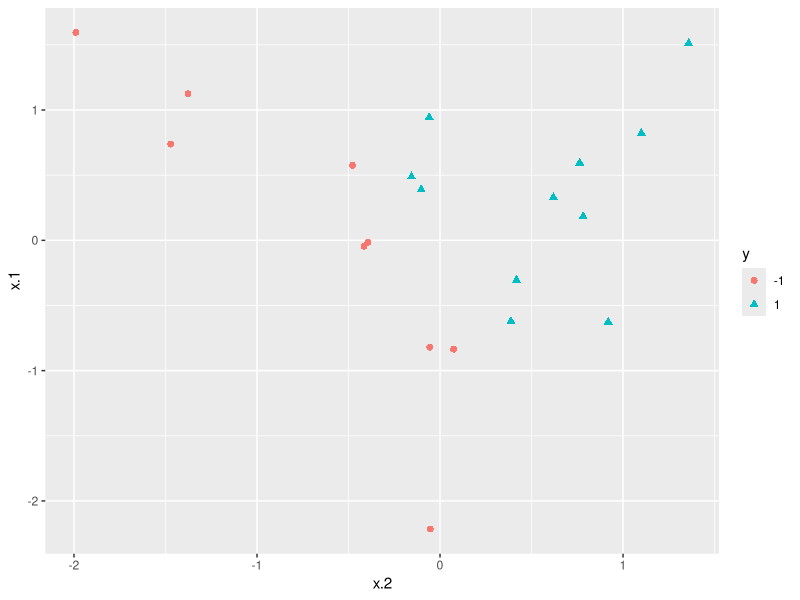
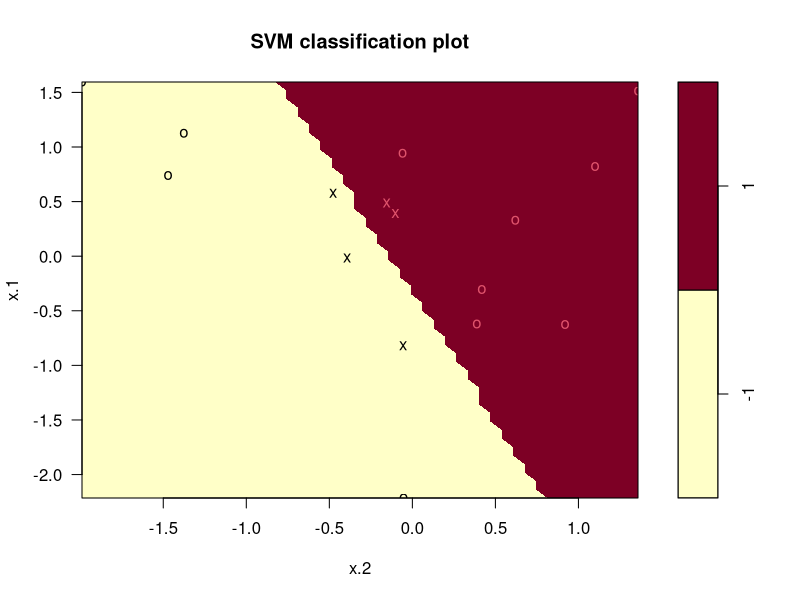
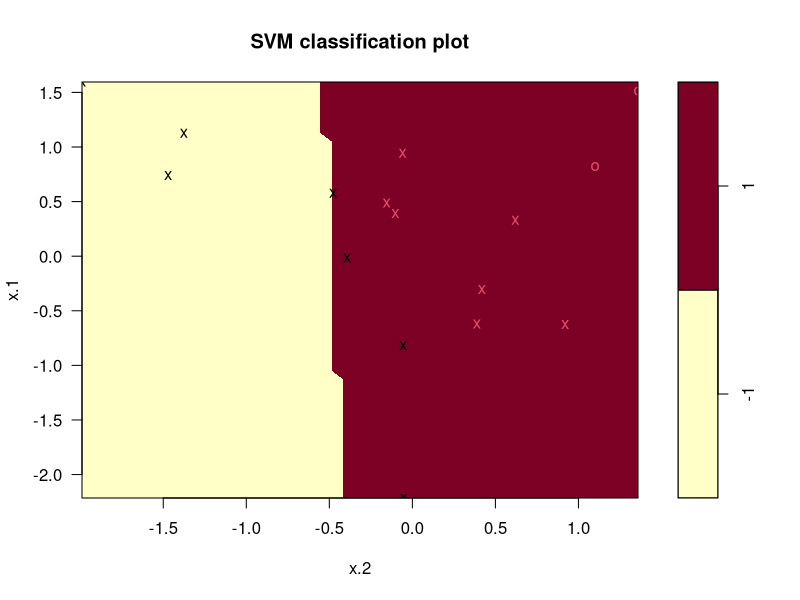
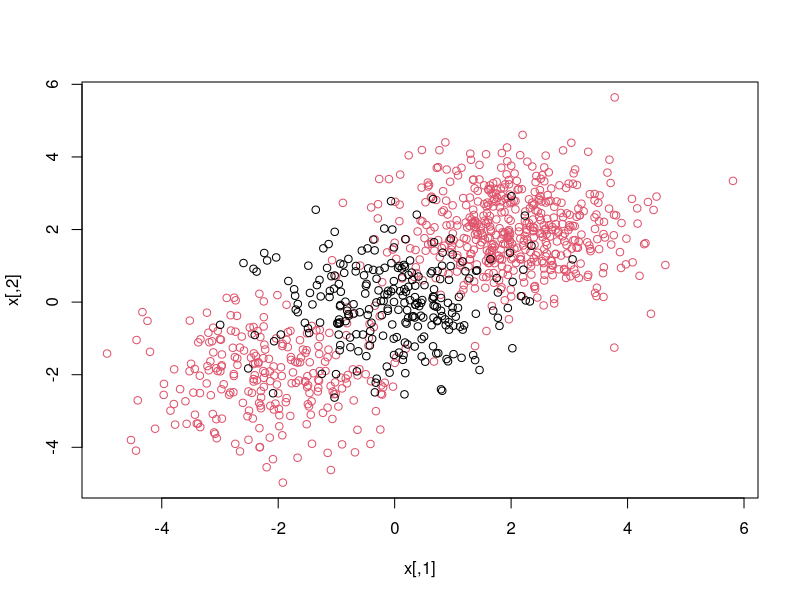
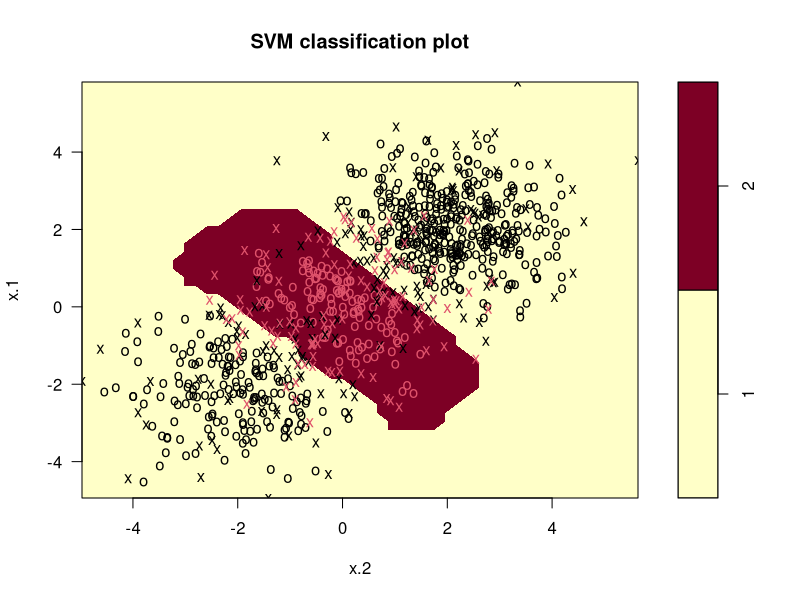
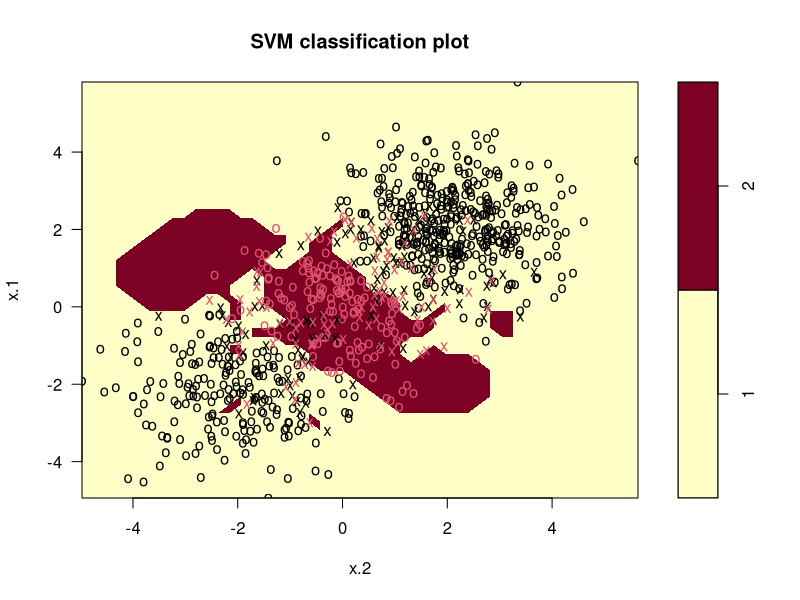
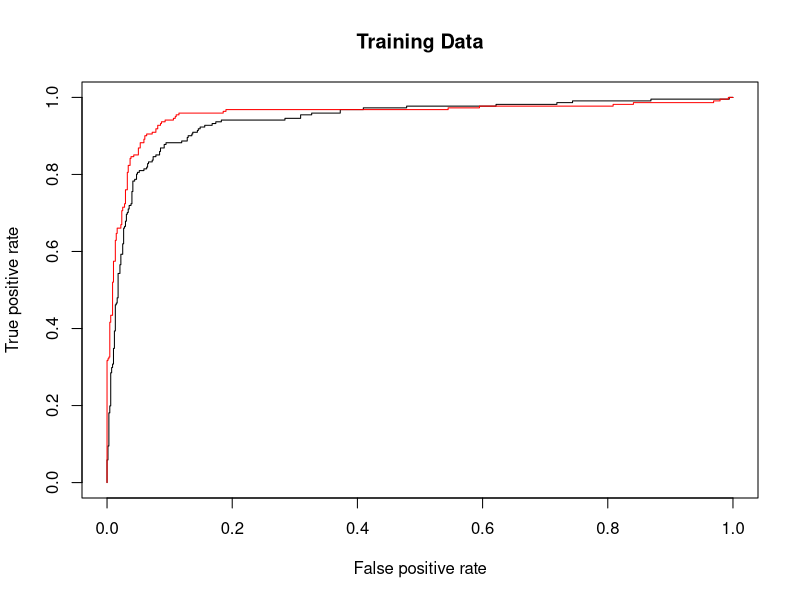
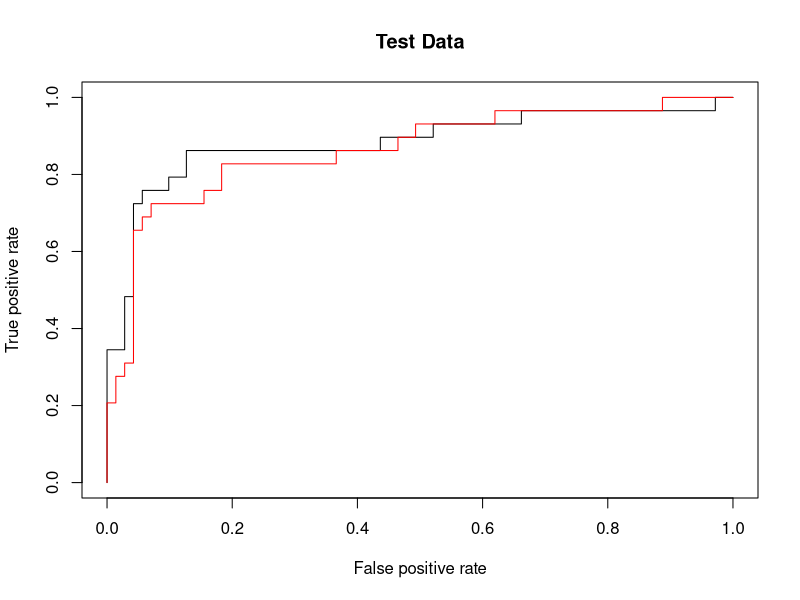

These charts were generated, in order, by the following R code:
####################
# PSC 8185: ML4SS
# Session 8: Support Vector Machines
# March 21, 2022
# Author: Iris Malone
####################

rm(list=ls(all=TRUE))
library (e1071) #svm package
library(ggplot2)
#########################
## MAXIMAL MARGIN CLASSIFIER
#########################

#if linear separable data, then we can use maximal margin

set.seed (1)
x <- matrix(rnorm(20*2), ncol = 2)

#create artificial linear relationship demarcated by -1 or +1
y = ifelse(x[,1] + 2*x[,2]>0, 1, -1)

#svm requires factor variable for classification

df = data.frame(x = x, y
                = as.factor (y))
head(df)
# are the classes linearly separable?
# Plot data
ggplot(data = df, aes(x = x.2, y = x.1, color = y, shape = y)) + 
  geom_point(size = 2) 
#note infinite number hyperplanes

# taking sample of 16 datapoints in training set
train_ind = sample(20, 16)

train = df[train_ind, ]
test = df[-train_ind, ]
dim(train)
dim(test)
# fitting the model
?svm #options

set.seed(1234)
svmfitlinear = svm(
  y~.,
  data = train,
  kernel ="linear", #tells it to use linear kernel (which is basic classifier)
  cost = 10, #tuning parameter
  scale = FALSE) #tells model not to scale and standardize

names(svmfitlinear)
#see different outputs -mostly just ways to tune model (kernel, cost, degree, epsilon)

#plotting
plot(svmfitlinear, train)
#points with “X” are the support vectors (points that affect hyperplane)
#The points marked with an “o” are the other points (no affect hyperplane) 
summary(svmfitlinear)
#tells us 5 support vectors, 3 in one class (yellow) and 2 in the other (red)

#Modification: Use smaller value of the cost parameter

svmfitlinear = svm(
  y~.,
  data = train,
  kernel ="linear", #tells it to use linear kernel (which is basic classifier)
  cost = 0.1, #tuning parameter
  scale = FALSE) #tells model not to scale and standardize


#plotting
plot(svmfitlinear, train)

summary(svmfitlinear) 
#obtain larger number of support vectors (because margin is wider)


########################
## TUNING HYPERPARAMETER BUDGET
########################

#e1071 library has built-in function
set.seed (1234)
tune.out = tune(svm,
                y~.,
                data = train,
                kernel ="linear",
                #feed grid of values to tune cost
                ranges = list(cost = c(0.001, 0.01, 0.1, 1, 5, 100)))
summary(tune.out)
#see cross-validation results
#finds best cost function is 5 with minimal error 0 (because perfectly separable)

#like lasso/ridge, identify best model by CV and use that for prediction
bestmod = tune.out$best.model
summary(bestmod)

predict = predict(bestmod, test)

#evaluate predictive performance
require(caret)
confusionMatrix(predict, test$y, positive="1")

########################
## SUPPORT VECTOR CLASSIFIER
########################

#######################
## use support vector to model non-linear relationship
#######################

#create data with a non-linear boundary
set.seed (1)
x = matrix (rnorm (1000 * 2) , ncol = 2)
x[1:500 , ] = x[1:500 , ] + 2
x[501:750 , ] = x[501:750 , ] - 2
y = c(rep (1 , 750) , rep (2 , 250))
df = data.frame(x = x, 
                y = as.factor (y))


# plotting shows that the class boundary is non-linear
plot(x, col = (3 - y))

# taking sample of 100 datapoints in training set
train_ind = sample(1000,900)

train = df[train_ind, ]
test = df[-train_ind, ]

#############
# RADIAL KERNEL
##############

svmfitradial = svm(
  y~.,
  data = train,
  kernel ="radial", #tells it to use radial kernel (which is basic classifier)
  gamma=1, #gamma constant
  cost = 1, #tuning parameter
  scale = FALSE) #tells model not to scale and standardize

#plotting shows that SVM has non-linear boundary
plot(svmfitradial, train)
#see radial shape
#x shows us # support vectors 

summary(svmfitradial) 
#find 264 total support vectors

#increasing the cost parameter can reduce the number of training errors
svmfitradial = svm(
  y~.,
  data = train,
  kernel ="radial", #tells it to use radial kernel (which is basic classifier)
  gamma=1, #gamma constant
  cost = 1e5, #tuning parameter
  scale = FALSE) #tells model not to scale and standardize

#plotting shows that SVM has non-linear boundary
plot(svmfitradial , train)

summary(svmfitradial)

################
## CROSS-VALIDATION
set.seed(1234)
#can tune both constant gamma parameter and cost function
tune.out = tune(svm ,
                y~.,
                data = train,
                kernel ="radial",
                ranges = list(cost = c(0.001 , 0.01, 0.1, 1, 5, 10, 100),
                              gamma = c(0.5, 1, 2, 3, 4))) #two different tuning parameters
summary(tune.out)
#see cross-validation results
#best model has cost 0.1 and gamma 1
tune.out$best.parameters

#like lasso/ridge, identify best model by CV and use that for prediction
bestmod = tune.out$best.model

#best mod has 156, 153
summary(bestmod)

predict = predict(bestmod, test)

#evaluate predictive performance
require(caret)
confusionMatrix(predict, test$y)
#see misclassifications



########################
## ROC CURVES
########################
library(ROCR)

#write function to get roc plots 
rocplot = function (pred , truth , ...) {
  predob = prediction (pred , truth)
  perf = performance (predob ,"tpr","fpr")
  plot(perf , ...)
}

#do optimal model
svmfit.opt = svm(
  y~.,
  data = train,
  kernel ="radial",
  gamma = 1,
  cost = 0.1,
  decision.values = T
)
#decision values TRUE means we want it to return a vector of predictions (on training)

fitted =attributes(predict(svmfit.opt , #model
                             train, #newdata 
                             decision.values =TRUE))$decision.values 

rocplot(1-fitted, train["y"], main="Training Data")


#increase gamma to see even more flexible model
svmfit.flex = svm(
  y~.,
  data = train,
  kernel ="radial",
  gamma = 50,
  cost = 0.1,
  decision.values = T
)

fitted =attributes (predict (svmfit.flex , #model
                             train, #newdata 
                             decision.values =TRUE))$decision.values

rocplot(1-fitted, train["y"], add=T, col="red")

#see slightly better AUC when we increase model flexibility 
#(allow for more misclassifications)

#plot ROC for test data

fitted.test =attributes (predict (svmfit.opt , #model
                             test, #newdata 
                             decision.values =TRUE))$decision.values

fitted.test.flex =attributes (predict (svmfit.flex , #model
                                  test, #newdata 
                                  decision.values =TRUE))$decision.values

rocplot(1-fitted.test, test["y"], main="Test Data")
rocplot(1-fitted.test.flex, test["y"], add=T, col="red")
#see increased flexibility doesn't result in as good ROC for test data

#alternative way to get ROC/AUC

#for test data
require(pROC)
test$pred = 1-fitted.test.flex
rf.roc.oos = roc(as.numeric(test$y), test$pred)
plot(test$y, test$pred)
auc(rf.roc.oos) #AUC 
ggroc(list(rf.roc.oos),aes=c("linetype"), legacy.axes=T)  + theme_light() + 
  geom_segment(aes(x = 0, xend = 1, y = 0, yend = 1), color="darkgrey", linetype="dashed") + 
  theme(legend.box.background = element_rect(color="black", size=0.5),
        legend.position="bottom", legend.text=element_text(size=12))

########################
## MULTI-CLASS
########################
set.seed(1234)
# creating a matrix from normal distribution of dimentions 50*2
x = rbind(x, matrix(rnorm(500*2), ncol=2))
# creating a variable y 
y = c(y, rep(0,500))
# applying some transformation
x[y==0,2]=x[y==0,2]+2
#creating data frame 
df = data.frame(x=x, y=as.factor(y))


# taking sample of 100 datapoints in training set
train_ind = sample(1000,900)

train = df[train_ind, ]
test = df[-train_ind, ]

par(mfrow=c(1,1))
# plotting matrix
plot(x,col=(y+1))

# fitting the model
svmfitmulticlass=svm(y~., 
           data=train, 
           kernel="radial", 
           cost=10, 
           gamma=1)

# plotting the model
plot(svmfitmulticlass, train)


predict = predict(svmfitmulticlass, test)


#evaluate predictive performance
require(caret)
confusionMatrix(predict, test$y)
#radial is actually doing a pretty good job classifying multiclass
#very high sensitivity and specificity scores

######################
## REAL-WORLD EXAMPLE
######################
# Load the data
data("PimaIndiansDiabetes2", package = "mlbench")
#health data of Pima Native Americans; 
#outcome is whether they had diabetes; 
#predictors = different potential risk factors

pima.data = na.omit(PimaIndiansDiabetes2)

#scale the data to standardize
pima.scale = as.data.frame(scale(pima.data[,-9]))

#visualize the data
require(reshape2)
pima.scale$diabetes = pima.data$diabetes

pima.scale.melt = melt(pima.scale, id.var="diabetes")
#boxplot of different attributes
ggplot(data=pima.scale.melt, aes(x=diabetes, y=value)) +geom_boxplot()+facet_wrap(~variable, ncol=2)

cor(pima.scale[-9])

set.seed(1234)
smp_size = floor(0.8* nrow(pima.scale))

train_ind = sample(seq_len(nrow(pima.scale)), size = smp_size)

train = pima.scale[train_ind, ]
test = pima.scale[-train_ind, ]

head(train)
#see approx 7 different covariates which could predict diabetes 

#with RW data we don't know right kernel so 
#unfortunately have to just compare lots diff specifications
#SVM modeling
set.seed(1234)
linear.tune = tune.svm(diabetes~., 
                       data=train, 
                       kernel="linear", 
                       cost=c(0.001, 0.01, 0.1, 1,5,10))
linear.tune$best.parameters
summary(linear.tune)
best.linear = linear.tune$best.model
preds = predict(best.linear, newdata=test)
require(caret)
linear.cm = confusionMatrix(as.factor(preds), as.factor(test$diabetes), positive="pos")

#poly
set.seed(1234)
poly.tune = tune.svm(diabetes~., 
                       data=train, 
                       kernel="poly", 
                       cost=c(0.001, 0.01, 0.1, 1,5,10))
summary(poly.tune)
best.poly = poly.tune$best.model
preds = predict(best.poly, newdata=test)
require(caret)
poly.cm = confusionMatrix(as.factor(preds), as.factor(test$diabetes), positive="pos")

#radial

set.seed(1234)
radial.tune = tune.svm(diabetes~., 
                     data=train, 
                     kernel="radial", 
                     cost=c(0.001, 0.01, 0.1, 1,5,10))
summary(radial.tune)
best.radial = radial.tune$best.model
preds = predict(best.radial, newdata=test)
require(caret)
radial.cm = confusionMatrix(as.factor(preds), as.factor(test$diabetes), positive="pos")

linear.cm$byClass["Balanced Accuracy"]
poly.cm$byClass["Balanced Accuracy"]
radial.cm$byClass["Balanced Accuracy"]

#linear cm looks like best
########################
## SUPPORT VECTOR MACHINE W/CARET
########################

#####################
# EXAMPLE IN CARET:
#####################

rm(list=ls(all=TRUE))

data("PimaIndiansDiabetes2", package = "mlbench")
pima.data = na.omit(PimaIndiansDiabetes2)
#predict whether an individual tests positive for clinical diabets
# taking sample of 100 datapoints in training set
set.seed(1234)
cvseeds = vector(mode = "list", length = 11) #length 11 because it is k+1
for(i in 1:11) cvseeds[[i]] <- sample.int(1000, 51) #sample needs to be suff large 

## For the last model:
cvseeds[[11]] <- sample.int(1000, 1)

set.seed(1234)
smp_size = floor(0.8* nrow(pima.data))

train_ind = sample(seq_len(nrow(pima.data)), size = smp_size)

train = pima.data[train_ind, ]
test = pima.data[-train_ind, ]

# Inspect the data
head(pima.data)

require(caret)
# Set up  k-fold Cross Validation
train_control = trainControl(method="cv", 
                             number=10, seeds=cvseeds)

# SVM linear classifier
# Fit the model 
set.seed(1234)
svm.caret = train(diabetes ~., 
              data = train, 
              method = "svmLinear", 
              trControl = train_control,  
              preProcess = c("center","scale"))
#View the model
svm.caret


#optimize hyperparameters
# Fit the model 
svm.caret.tune = train(diabetes ~., 
              data = train, 
              method = "svmLinear", 
              trControl = train_control,  
              preProcess = c("center","scale"), 
              tuneGrid = expand.grid(C = seq(0, 2, length = 20))) #cost parameter
#View the model
svm.caret.tune 

# Plot model accuracy vs different values of Cost
plot(svm.caret.tune)

# Print the best tuning parameter C that
# maximizes model accuracy
svm.caret.tune$bestTune
library(kernlab)
pred.linear = predict(object=svm.caret$finalModel, newdata=test[,-9])
linear.cm = confusionMatrix(as.factor(pred.linear), test$diabetes, positive="pos")

#computing SVM using polynomial function:

# Fit the model 
svm.caret.poly = train(diabetes ~., 
                       data = train, 
                       method = "svmPoly", 
                       trControl = train_control, 
                       preProcess = c("center","scale"))
# Print the best tuning parameter sigma and C that maximizes model accuracy
svm.caret.poly$bestTune


pred.poly = predict(svm.caret.poly$finalModel, newdata=test[,-9])
poly.cm = confusionMatrix(as.factor(pred.poly), test$diabetes, positive="pos")



#Computing SVM using radial basis kernel:

# Fit the model 
svm.caret.radial = train(diabetes ~., 
              data = train, 
              method = "svmRadial", 
              trControl = train_control, 
              preProcess = c("center","scale"))
# Print the best tuning parameter sigma and C that maximizes model accuracy
svm.caret.radial$bestTune


pred.radial = predict(svm.caret.radial$finalModel, newdata=test[,-9])
radial.cm = confusionMatrix(as.factor(pred.radial), test$diabetes, positive="pos")



#plot training results
results = resamples(list(svm.linear=svm.caret.tune, svm.poly=svm.caret.poly, svm.radial=svm.caret.radial))
summary(results)
dotplot(results)

#compare confusion matrix
linear.cm$byClass["Balanced Accuracy"]
poly.cm$byClass["Balanced Accuracy"]
radial.cm$byClass["Balanced Accuracy"]
